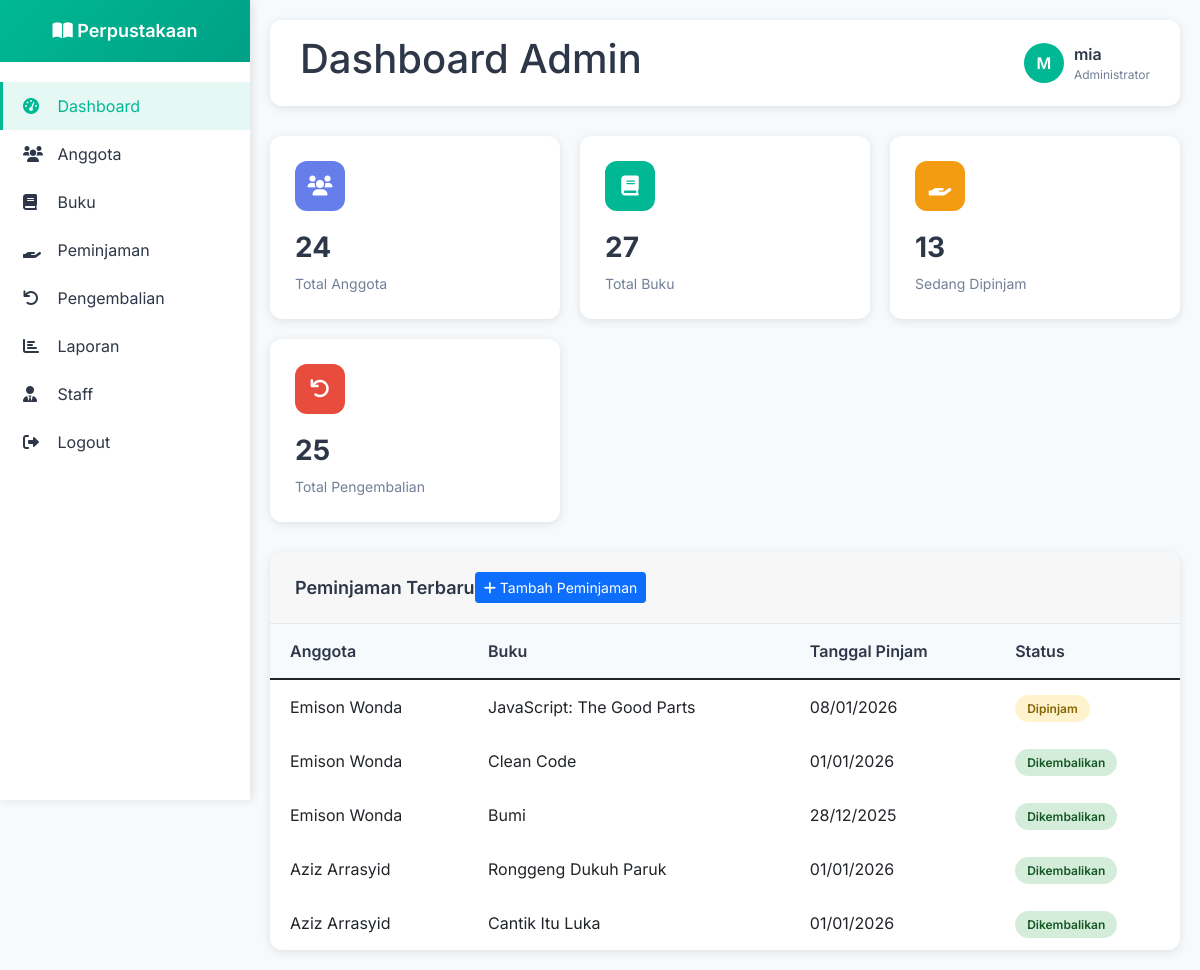
Page /admin/index.php (signed in) on the committed database.
### tables this page shows
CREATE TABLE `peminjaman` (
  `id_pinjam` int(11) NOT NULL,
  `id_anggota` int(11) NOT NULL,
  `id_buku` int(11) NOT NULL,
  `tgl_pinjam` date NOT NULL,
  `tgl_jatuh_tempo` date DEFAULT NULL,
  `durasi_pinjam` int(11) DEFAULT 7 COMMENT 'Durasi dalam hari',
  `perpanjangan` int(11) DEFAULT 0 COMMENT 'Jumlah perpanjangan',
  `tgl_perpanjangan` date DEFAULT NULL,
  `status` enum('dipinjam','dikembalikan') DEFAULT 'dipinjam',
  `created_at` timestamp NULL DEFAULT current_timestamp()
);

CREATE TABLE `anggota` (
  `id_anggota` int(11) NOT NULL,
  `id_user` int(11) DEFAULT NULL,
  `nama` varchar(100) NOT NULL,
  `alamat` text NOT NULL,
  `no_hp` varchar(15) NOT NULL,
  `nim` varchar(30) DEFAULT NULL,
  `password` varchar(255) DEFAULT NULL,
  `kelas` varchar(50) DEFAULT NULL,
  `program_studi` varchar(100) DEFAULT NULL,
  `created_at` timestamp NULL DEFAULT current_timestamp()
);

CREATE TABLE `buku` (
  `id_buku` int(11) NOT NULL,
  `judul` varchar(200) NOT NULL,
  `penulis` varchar(100) NOT NULL,
  `tahun` int(11) NOT NULL,
  `stok` int(11) NOT NULL DEFAULT 0,
  `program_studi` varchar(100) DEFAULT NULL,
  `jenis_buku` varchar(100) DEFAULT NULL,
  `rak` varchar(50) DEFAULT NULL,
  `created_at` timestamp NULL DEFAULT current_timestamp()
);

### admin/index.php (the view, shortened to what this page needs)
<?php
include '../koneksi.php';
$query_total_anggota = "SELECT COUNT(*) as total FROM anggota";
$result_total_anggota = mysqli_query($koneksi, $query_total_anggota);
$total_anggota = mysqli_fetch_assoc($result_total_anggota)['total'];
$query_total_buku = "SELECT COUNT(*) as total FROM buku";
$result_total_buku = mysqli_query($koneksi, $query_total_buku);
$total_buku = mysqli_fetch_assoc($result_total_buku)['total'];
$query_total_peminjaman = "SELECT COUNT(*) as total FROM peminjaman WHERE status = 'dipinjam'";
$result_total_peminjaman = mysqli_query($koneksi, $query_total_peminjaman);
$total_peminjaman = mysqli_fetch_assoc($result_total_peminjaman)['total'];
$query_total_pengembalian = "SELECT COUNT(*) as total FROM pengembalian";
$result_total_pengembalian = mysqli_query($koneksi, $query_total_pengembalian);
$total_pengembalian = mysqli_fetch_assoc($result_total_pengembalian)['total'];
$query_peminjaman_terbaru = "SELECT p.*, a.nama as nama_anggota, b.judul as judul_buku
                             FROM peminjaman p
                             JOIN anggota a ON p.id_anggota = a.id_anggota
                             JOIN buku b ON p.id_buku = b.id_buku
                             ORDER BY p.created_at DESC LIMIT 5";
$result_peminjaman_terbaru = mysqli_query($koneksi, $query_peminjaman_terbaru);
?>
<!DOCTYPE html>
<html lang="id">
<head>
    <link href="https://cdnjs.cloudflare.com/ajax/libs/font-awesome/6.0.0/css/all.min.css" rel="stylesheet">
    <link href="https://cdn.datatables.net/1.11.5/css/dataTables.bootstrap5.min.css" rel="stylesheet">
    <link href="https://cdn.jsdelivr.net/npm/bootstrap@5.1.3/dist/css/bootstrap.min.css" rel="stylesheet">
</head>
<body>
    <div class="sidebar">
        <div class="sidebar-header">
            <h3><i class="fas fa-book-open"></i> Perpustakaan</h3>
        </div>
        <div class="sidebar-menu">
            <a href="index.php" class="menu-item active">
                <i class="fas fa-tachometer-alt"></i> Dashboard
            </a>
            <a href="anggota.php" class="menu-item">
                <i class="fas fa-users"></i> Anggota
            </a>
            <a href="buku.php" class="menu-item">
                <i class="fas fa-book"></i> Buku
            </a>
            <a href="peminjaman.php" class="menu-item">
                <i class="fas fa-hand-holding"></i> Peminjaman
            </a>
            <a href="pengembalian.php" class="menu-item">
                <i class="fas fa-undo"></i> Pengembalian
            </a>
            <a href="laporan.php" class="menu-item">
                <i class="fas fa-chart-bar"></i> Laporan
            </a>
            <a href="staff.php" class="menu-item">
                <i class="fas fa-user-tie"></i> Staff
            </a>
            <a href="../logout.php" class="menu-item">
                <i class="fas fa-sign-out-alt"></i> Logout
            </a>
        </div>
    </div>
    <div class="main-content">
        <div class="top-bar">
            <h1>Dashboard Admin</h1>
            <div class="user-info">
                <div class="user-avatar">
                    <?php echo strtoupper(substr($_SESSION['username'], 0, 1)); ?>
                </div>
                <div>
                    <div style="font-weight: 600;"><?php echo $_SESSION['username']; ?></div>
                    <div style="font-size: 12px; color: #718096;">Administrator</div>
                </div>
            </div>
        </div>
        <div class="stats-grid">
            <div class="stat-card">
                <div class="stat-icon blue">
                    <i class="fas fa-users"></i>
                </div>
                <div class="stat-number"><?php echo $total_anggota; ?></div>
                <div class="stat-label">Total Anggota</div>
            </div>
            <div class="stat-card">
                <div class="stat-icon green">
                    <i class="fas fa-book"></i>
                </div>
                <div class="stat-number"><?php echo $total_buku; ?></div>
                <div class="stat-label">Total Buku</div>
            </div>
            <div class="stat-card">
                <div class="stat-icon orange">
                    <i class="fas fa-hand-holding"></i>
                </div>
                <div class="stat-number"><?php echo $total_peminjaman; ?></div>
                <div class="stat-label">Sedang Dipinjam</div>
            </div>
            <div class="stat-card">
                <div class="stat-icon red">
                    <i class="fas fa-undo"></i>
                </div>
                <div class="stat-number"><?php echo $total_pengembalian; ?></div>
                <div class="stat-label">Total Pengembalian</div>
            </div>
        </div>
        <div class="content-card">
            <div class="card-header">
                <h5 class="card-title">Peminjaman Terbaru</h5>
                <a href="peminjaman.php" class="btn btn-primary btn-sm">
                    <i class="fas fa-plus"></i> Tambah Peminjaman
                </a>
            </div>
            <div class="table-responsive">
                <table class="table">
                    <thead>
                        <tr>
                            <th>Anggota</th>
                            <th>Buku</th>
                            <th>Tanggal Pinjam</th>
                            <th>Status</th>
                        </tr>
                    </thead>
                    <tbody>
                        <?php while ($row = mysqli_fetch_assoc($result_peminjaman_terbaru)): ?>
                        <tr>
                            <td><?php echo $row['nama_anggota']; ?></td>
                            <td><?php echo $row['judul_buku']; ?></td>
                            <td><?php echo date('d/m/Y', strtotime($row['tgl_pinjam'])); ?></td>
                            <td>
                                <span class="status-badge <?php echo $row['status'] == 'dipinjam' ? 'status-dipinjam' : 'status-dikembalikan'; ?>">
                                    <?php echo ucfirst($row['status']); ?>
                                </span>
                            </td>
                        </tr>
                        <?php endwhile; ?>
                    </tbody>
                </table>
            </div>
        </div>
    </div>
</body>
</html>

### admin/index.php (style rules this page uses)
:root { --primary-color: #00b894; --secondary-color: #00a085; --accent-color: #667eea; --text-color: #2d3748; --light-bg: #f7fafc; --border-color: #e2e8f0; }
* { margin: 0; padding: 0; box-sizing: border-box; }
body { font-family: 'Inter', sans-serif; background: var(--light-bg); color: var(--text-color); }
.sidebar { position: fixed; left: 0; top: 0; height: 100vh; width: 250px; background: white; box-shadow: 2px 0 10px rgba(0,0,0,0.1); z-index: 1000; transition: all 0.3s ease; }
.sidebar-header { padding: 20px; background: linear-gradient(135deg, var(--primary-color), var(--secondary-color)); color: white; text-align: center; }
.sidebar-header h3 { font-size: 18px; font-weight: 600; margin: 0; }
.sidebar-menu { padding: 20px 0; }
.menu-item { display: block; padding: 12px 20px; color: var(--text-color); text-decoration: none; transition: all 0.3s ease; border-left: 3px solid transparent; }
.menu-item:hover, .menu-item.active { background: rgba(0, 184, 148, 0.1); color: var(--primary-color); border-left-color: var(--primary-color); }
.menu-item i { margin-right: 10px; width: 20px; }
.main-content { margin-left: 250px; padding: 20px; min-height: 100vh; }
.top-bar { background: white; padding: 15px 30px; border-radius: 12px; box-shadow: 0 2px 10px rgba(0,0,0,0.1); margin-bottom: 30px; display: flex; justify-content: space-between; align-items: center; }
.user-info { display: flex; align-items: center; gap: 10px; }
.user-avatar { width: 40px; height: 40px; background: var(--primary-color); border-radius: 50%; display: flex; align-items: center; justify-content: center; color: white; font-weight: 600; }
.stats-grid { display: grid; grid-template-columns: repeat(auto-fit, minmax(250px, 1fr)); gap: 20px; margin-bottom: 30px; }
.stat-card { background: white; padding: 25px; border-radius: 12px; box-shadow: 0 2px 10px rgba(0,0,0,0.1); transition: transform 0.3s ease; }
.stat-icon { width: 50px; height: 50px; border-radius: 12px; display: flex; align-items: center; justify-content: center; font-size: 20px; color: white; margin-bottom: 15px; }
.stat-icon.blue { background: var(--accent-color); }
.stat-icon.green { background: var(--primary-color); }
.stat-icon.orange { background: #f39c12; }
.stat-icon.red { background: #e74c3c; }
.stat-number { font-size: 28px; font-weight: 700; color: var(--text-color); margin-bottom: 5px; }
.stat-label { color: #718096; font-size: 14px; }
.content-card { background: white; border-radius: 12px; box-shadow: 0 2px 10px rgba(0,0,0,0.1); overflow: hidden; }
.card-header { padding: 20px 25px; border-bottom: 1px solid var(--border-color); display: flex; justify-content: between; align-items: center; }
.card-title { font-size: 18px; font-weight: 600; color: var(--text-color); margin: 0; }
.table { margin: 0; }
.table th { border: none; background: var(--light-bg); font-weight: 600; color: var(--text-color); padding: 15px 20px; }
.table td { border: none; padding: 15px 20px; vertical-align: middle; }
.status-badge { padding: 6px 12px; border-radius: 20px; font-size: 12px; font-weight: 600; }
.status-dipinjam { background: #fff3cd; color: #856404; }
.status-dikembalikan { background: #d4edda; color: #155724; }

### rows in the picture
peminjaman: id_anggota.nama "Emison Wonda", id_buku.judul "JavaScript: The Good Parts", tgl_pinjam "08/01/2026", status "Dipinjam"
peminjaman: id_anggota.nama "Emison Wonda", id_buku.judul "Clean Code", tgl_pinjam "01/01/2026", status "Dikembalikan"
peminjaman: id_anggota.nama "Emison Wonda", id_buku.judul "Bumi", tgl_pinjam "28/12/2025", status "Dikembalikan"
peminjaman: id_anggota.nama "Aziz Arrasyid", id_buku.judul "Ronggeng Dukuh Paruk", tgl_pinjam "01/01/2026", status "Dikembalikan"
peminjaman: id_anggota.nama "Aziz Arrasyid", id_buku.judul "Cantik Itu Luka", tgl_pinjam "01/01/2026", status "Dikembalikan"

### other values in the picture
substr($_SESSION['username'], 0, 1) "M"
$_SESSION['username'] "mia"
$total_anggota "24"
$total_buku "27"
$total_peminjaman "13"
$total_pengembalian "25"
